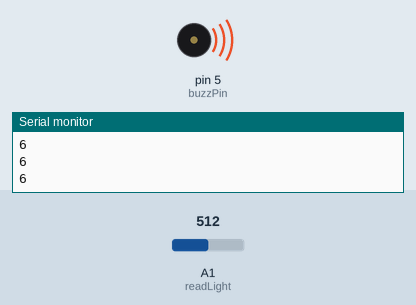
Simulated run of this sketch. Board: Arduino Uno, built with avr-gcc and run on an emulated ATmega328P. On the bench: buzzer (waves = sounding), the last lines printed to the serial monitor. The inputs (shaded band) are chosen by the test bench; at power-on: A1 (readLight) = 512.

Above: at 1.2 s.
1.3 s: A1 (readLight) set to 84
At 1.9 s:
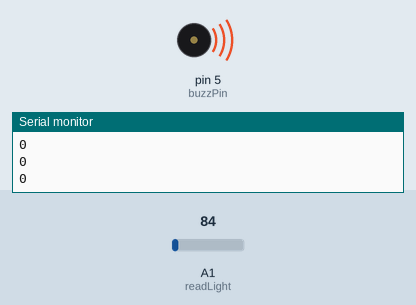
2.8 s: A1 (readLight) set to 73
At 4.2 s:
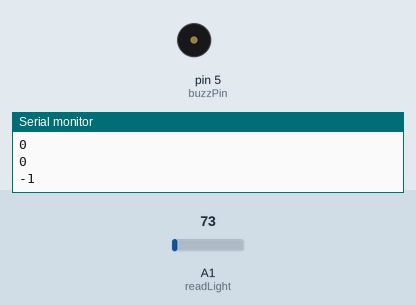
Timing chart, 0 to 5.8 s (numbered marks = the images above; inputs shaded):
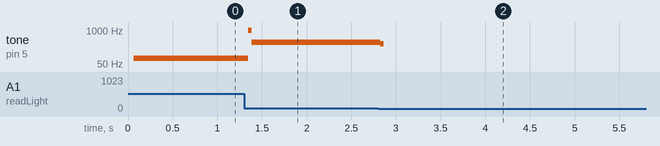

Measured:
- the behaviour switches between 78 and 77 on A1 (readLight) (found by bisection; images 1 and 2)
- after the input at 1.3 s, tone on pin 5 (buzzPin): 82 Hz → 977 Hz after 0.04 s, → 334 Hz 0.04 s later
- after the input at 2.8 s, tone on pin 5 (buzzPin): 334 Hz → 304 Hz at once, → silent 0.04 s later

The sketch:

photo_resistors_prof_version.ino
```cpp
//Sound depending on light received
// Note, sound reversed if 5V - resistor - photoreceiver OR 5v - photo receiver - resistor


int buzzPin=5;
int conversor;
int readLight=A1;
int lightValue;
int delayT;

void setup() {
  Serial.begin(9600);
  pinMode(readLight,INPUT);
  pinMode(buzzPin,OUTPUT);
}

void loop() {
  lightValue=analogRead(readLight);
  delayT=(9./550.)*lightValue-(9.*200./550.)+1.;
  Serial.println(delayT);
  digitalWrite(buzzPin,HIGH);
  delay(delayT);
  digitalWrite(buzzPin,LOW);
  delay(delayT);
}
```
